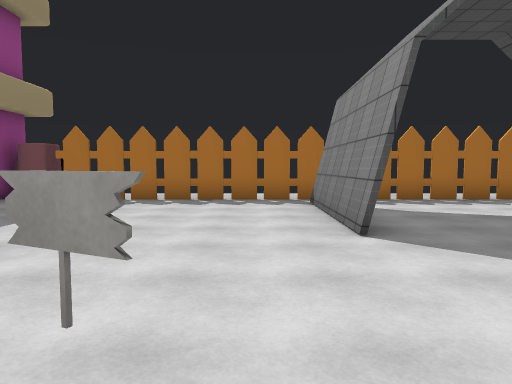
[1] (above)

19 first-person views from a walk through a scene from a Unity 3-D project. The camera is 1.5 m above the floor, tilts 4° down and sees 70° across. The floor is counted in squares, 1.88 m on a side. Each view is taken from the middle of a square. On the plan, view 1 faces up. The plan holds only what a view shows up to about 12 squares ahead; the rest is blank. The place goes on beyond the plan. The player character is not drawn. Some animated figures are left out. Some surface patterns are stand-ins.

[2]
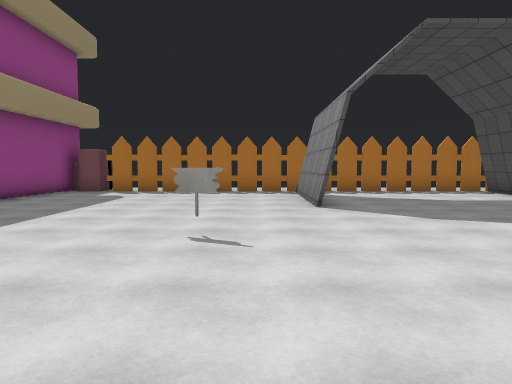

[3]
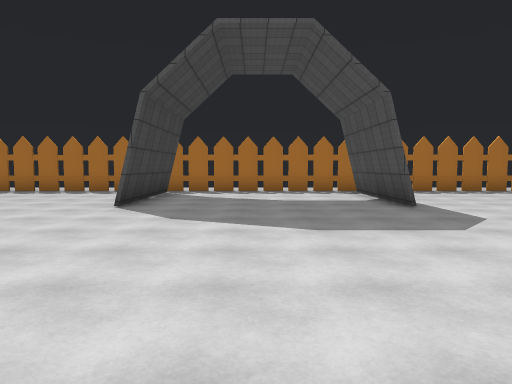

[4]
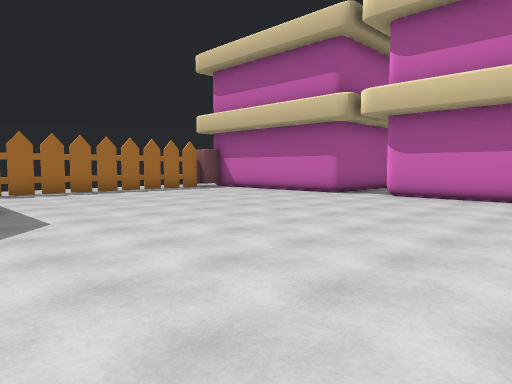

[5]
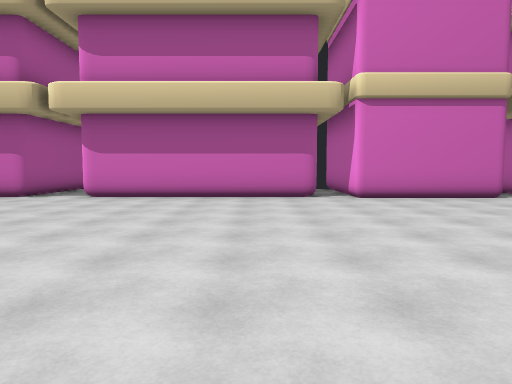

[6]
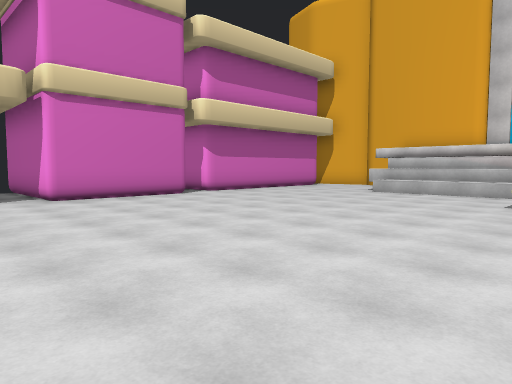

[7]
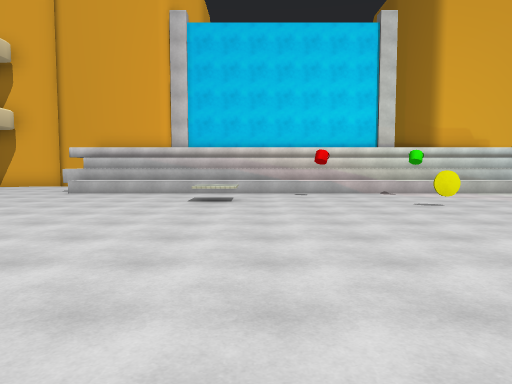

[8]
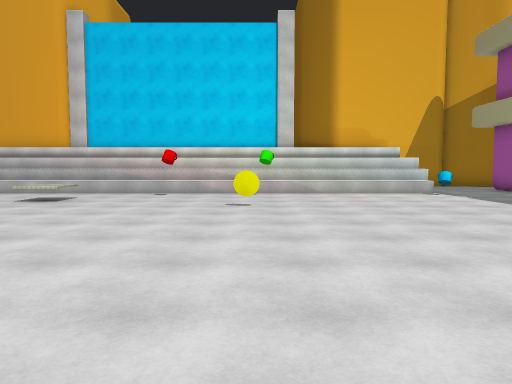

[9]
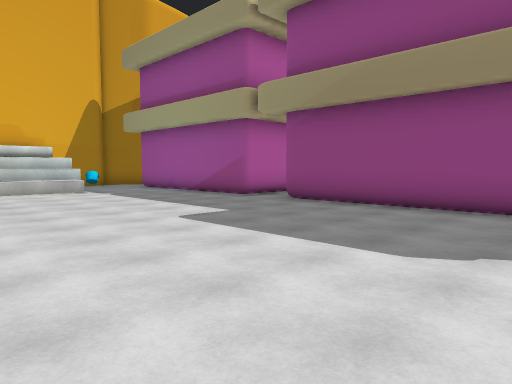

[10]
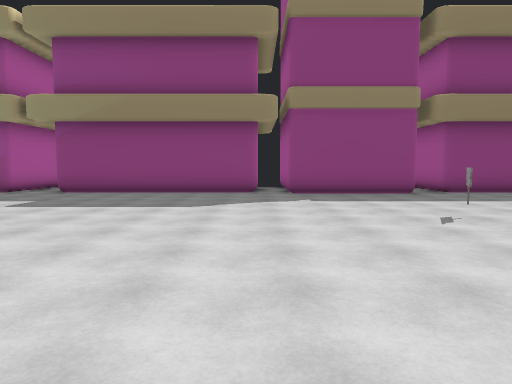

[11]
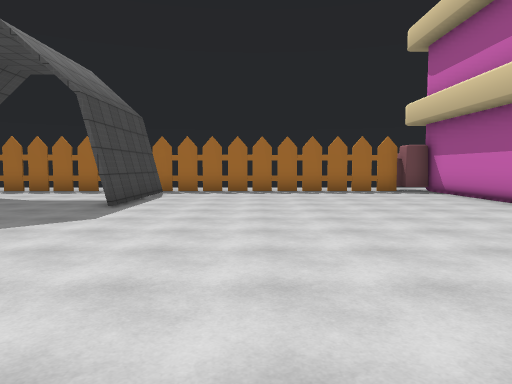

[12]
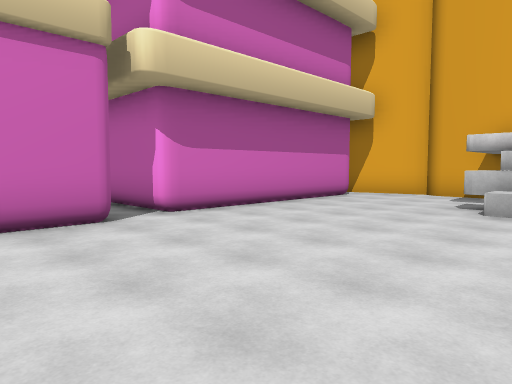

[13]
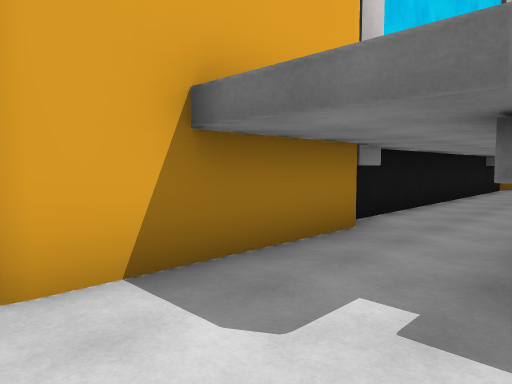

[14]
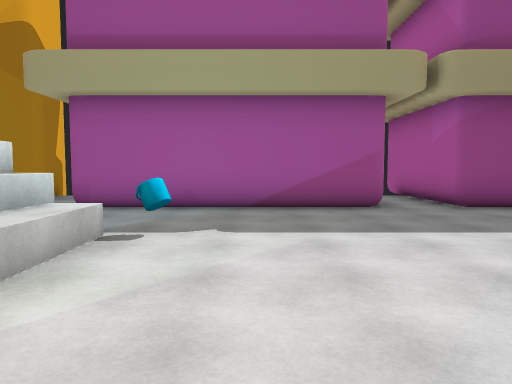

[15]
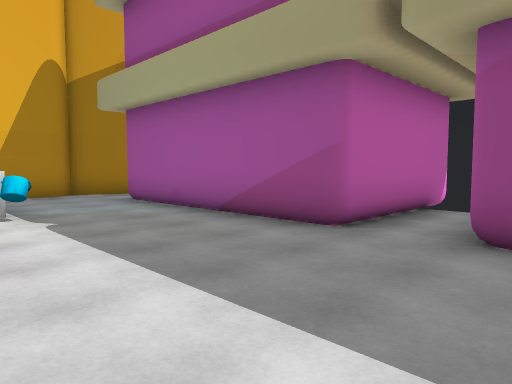

[16]
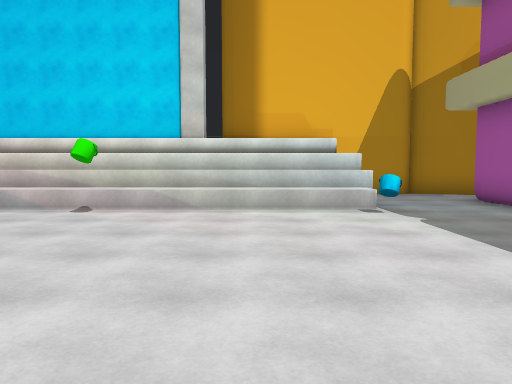

[17]
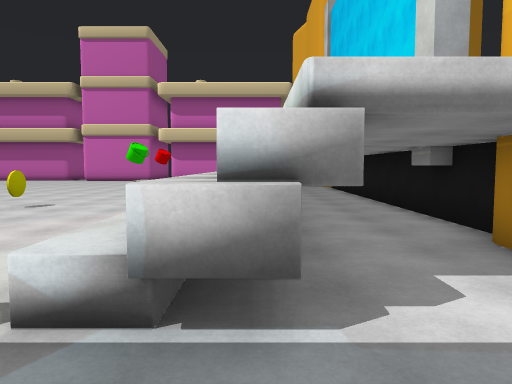

[18]
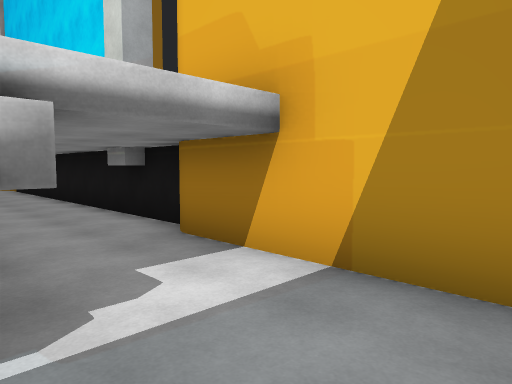

[19]
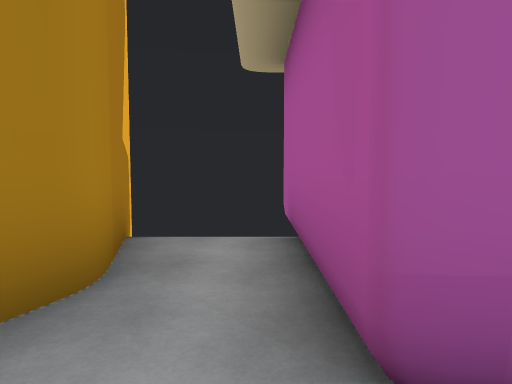

### Floor plan
Points are (right, up) in squares from view 1. A wall is a line through its corners. A room is listed if a view was taken in it or the views show most of it. See-through windows are left out.
Room 1 (views 1, 2, 3, 4, 5, 6, 7, 8, 9, 10, 11, 12, 13, 14, 15, 16, 17, 18, 19)
walls: (7, 4.1) (7, 8.1); (1.4, 4.1) (1.4, 8.1); (15.5, -4.5) (15.5, 1.4); (-6.1, -2.1) (-6.1, -8.1) (-9.9, -8.1); (15.2, -9.1) (15.2, -5.5) (19, -5.5); (7.1, 8.1) (7.1, 4.5); (-5.7, 2.6) (-5.7, -1); (1.5, 8.1) (1.5, 4.1); (-3.4, -14.4) (12, -14.4); (-3.2, -14.8) (11.6, -14.8); (8.6, -17.5) (9.4, -17.5); (0.5, -17.5) (1.2, -17.5); (-3.4, -15.6) (-3.4, -13.8); (9.8, -17.5) (13.5, -17.5); (18, 2.9) (15.5, 2.9) (15.5, 8.9); (-0.6, -17.9) (8.9, -17.9); (14.5, 8.8) (-4.9, 8.8); (-10, -9.5) (-6.1, -9.5) (-6.1, -15.6) (-9.9, -15.6); (15.5, -16.2) (15.5, -10.2) (17.6, -10.2); (13.9, -17.8) (16.1, -17.1); (-6.1, 8.5) (-6.1, 3.7) (-7, 3.7); (-5.1, -17.5) (-1.2, -17.5); (-9.9, -17.7) (-7.4, -17.1) (-5.5, -17.8)
low walls: (6.4, -12.1) (6.4, -11.1) (7.5, -11.1); (-3.4, -13.8) (11.6, -13.8); (-2.8, -14.5) (-3.2, -14.5)
ways out: gap at (1, 8); gap at (7, 8)
objects: other object (-3, -13); other object (-1, 1); other object (2, -13); yellow disc (2, -10); rock (15, 9) to (15, 10)

Where each view was taken, in squares from view 1:
view 1: 0 up, 0 right, facing up
view 2: 3 down, 0 right, facing up
view 3: 3 down, 4 right, facing up
view 4: 3 down, 6 right, facing up-right
view 5: 3 down, 6 right, facing right
view 6: 3 down, 6 right, facing down-right
view 7: 3 down, 6 right, facing down
view 8: 3 down, 2 right, facing down
view 9: 2 down, 1 right, facing down-left
view 10: 2 down, 5 right, facing left
view 11: 3 down, 10 right, facing up
view 12: 7 down, 10 right, facing down-right
view 13: 15 down, 14 right, facing down-left
view 14: 12 down, 1 right, facing left
view 15: 7 down, 2 left, facing down-left
view 16: 7 down, 1 left, facing down
view 17: 15 down, 5 left, facing right
view 18: 15 down, 5 left, facing down-right
view 19: 16 down, 5 left, facing left
